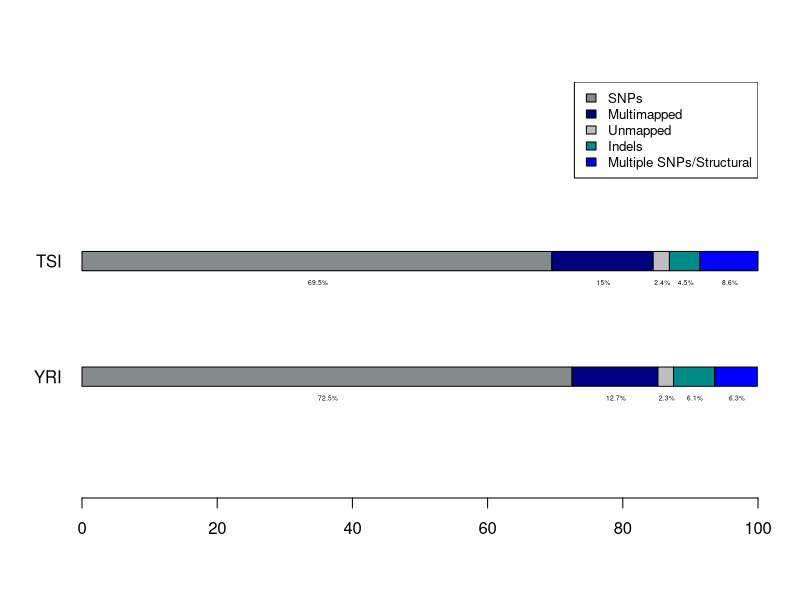

Source code (R):
library(plotrix)
slices <- c(2155019,377823,69251,180497,188339); 
lgds <- c("SNPs", "Multimapped","Unmapped", "Indels", "Multiple SNPs/Structural" )
pct <- round(slices/sum(slices)*100,digits=1);
lbls <- paste("", pct) # add percents to labels 
lbls <- paste(lbls,"%",sep="") # ad % to labels 
colors <- c("azure4","navy","gray","darkcyan","blue");

data=matrix(ncol=2,nrow=5);
texts=matrix(ncol=2,nrow=5);

data[,1]=pct;
texts[,1]=lbls;

slices <- c(1296779,280276,44362,83077,160791);
pct <- round(slices/sum(slices)*100,digits=1);
lbls <- paste("", pct) # add percents to labels 
lbls <- paste(lbls,"%",sep="");data[,2]=pct;


texts[,2]=lbls;

coords=matrix(ncol=2,nrow=5);

for(i in 1:5)
{
	coords[i,2]=data[i,2]/2+sum(data[1:i-1,2]);
	coords[i,1]=data[i,1]/2+sum(data[1:i-1,1]);

}

bp<-barplot(data,width=c(1,1),col=colors,horiz=TRUE,space=c(5,5),names.arg=c("YRI","TSI"),las=1,xlim=c(0,100),ylim=c(0,20));

text(x=t(coords),y=bp-0.5,t(texts),cex=0.4,pos=1);

#pie3D(slices,labels=lbls,explode=0,main="BEB",col=colors);
legend("topright", lgds, cex=0.8, fill=colors)